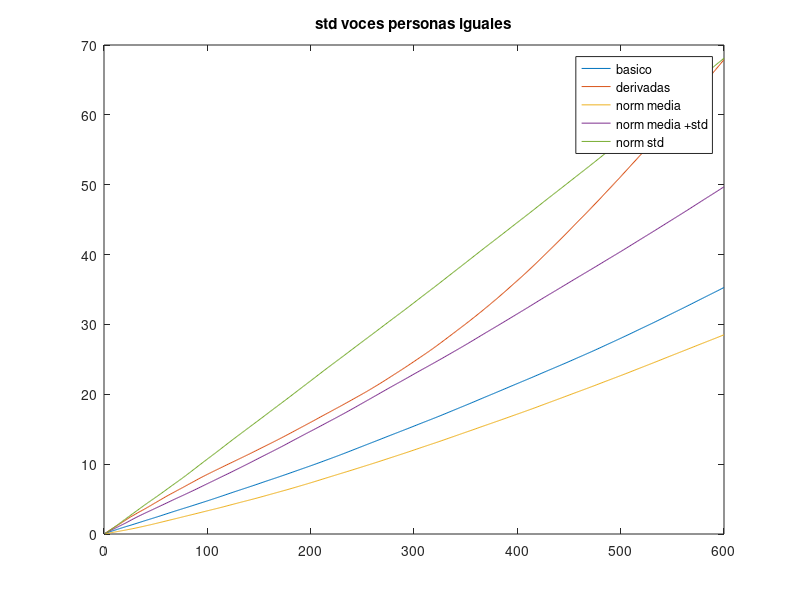
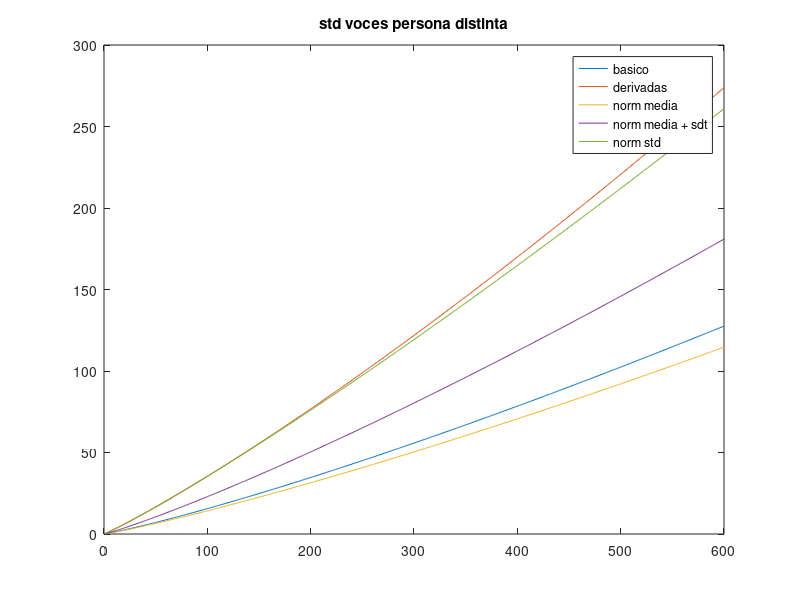

These figures' MATLAB source, in order:
clear all
close all

path('mats', path);

load std_basic.mat
load std_derivada.mat
load std_norm.mat
load std_stdmean.mat
load std_stdnorm.mat


figure
plot (std_same);
hold on;
plot (std_derivada_same);
plot(std_norm_same);
plot (std_stdmean_same);
plot (std_stdnorm_same);

legend('basico', 'derivadas', 'norm media', 'norm media +std', 'norm std')
title('std voces personas iguales')

figure
plot (std_dif);
hold on;
plot (std_derivada_dif);
plot(std_norm_dif);
plot (std_stdmean_dif);
plot (std_stdnorm_dif);

legend('basico', 'derivadas', 'norm media', 'norm media + sdt', 'norm std')
title('std voces persona distinta')